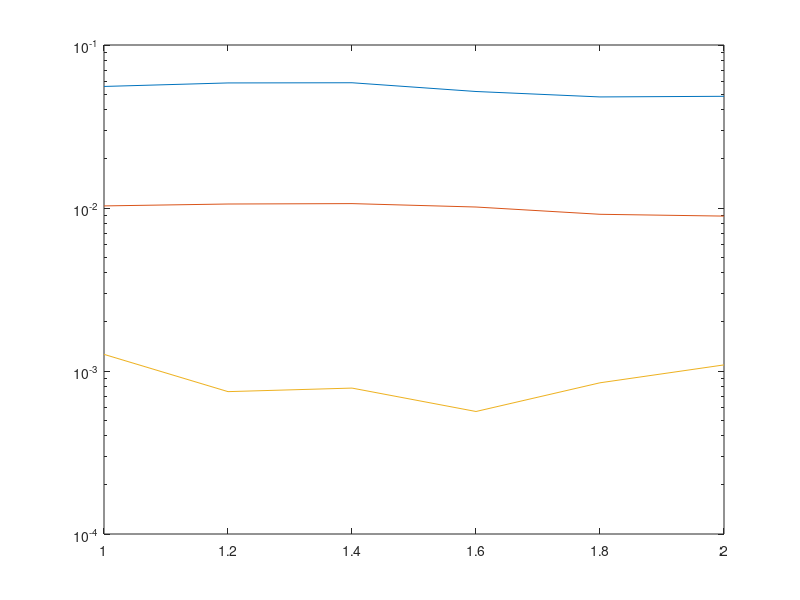
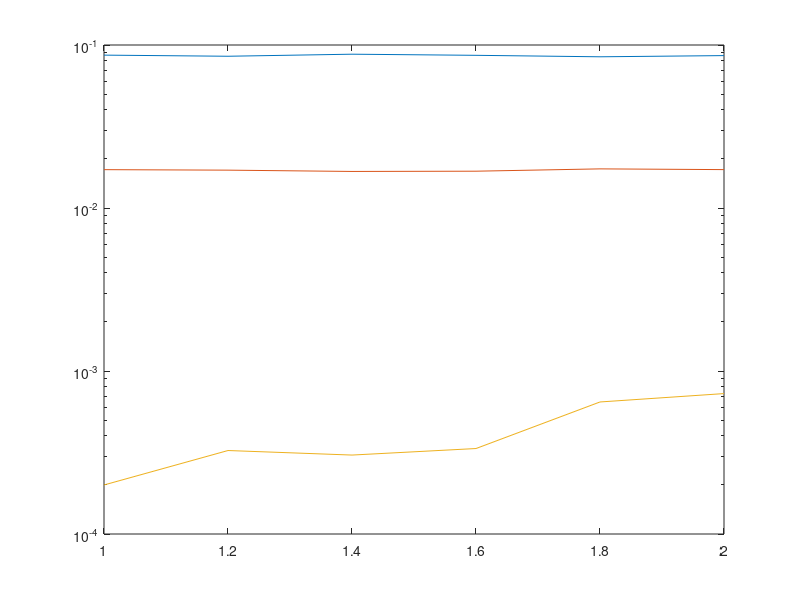

The MATLAB script that drew these images, in order:
%%  alpha=1.5
%case1 gamma=1*1e-2;
ps=1:0.2:2;
case1=[4.845 4.802 5.185 5.867 5.852 5.568].*10^(-2);
case1=flip(case1);
%case2 gamma=4*1e-3;
case2=[8.92 9.15 10.14 10.64 10.58 10.30].*1e-3;
case2=flip(case2);
%case3 gamma=4*1e-3;
case3=[1.090 0.8466 0.5644  0.7856  0.7472 1.265].*1e-3;
case3=flip(case3);
figure;
semilogy(ps,case1);
hold on;
semilogy(ps,case2);
hold on;
semilogy(ps,case3);

%%
clc;clear;
ps=1:0.2:2;
case1=[8.61 8.466 8.644 8.782 8.531 8.668].*10^(-2);
case1=flip(case1);
%case2 gamma=4*1e-3;
case2=[1.72 1.738 1.682 1.676 1.707 1.719].*1e-2;
case2=flip(case2);
%case3 gamma=4*1e-3;
case3=[7.269 6.457 3.3449 3.0500  3.252 1.999].*1e-4;
case3=flip(case3);
figure;
semilogy(ps,case1);
hold on;
semilogy(ps,case2);
hold on;
semilogy(ps,case3);